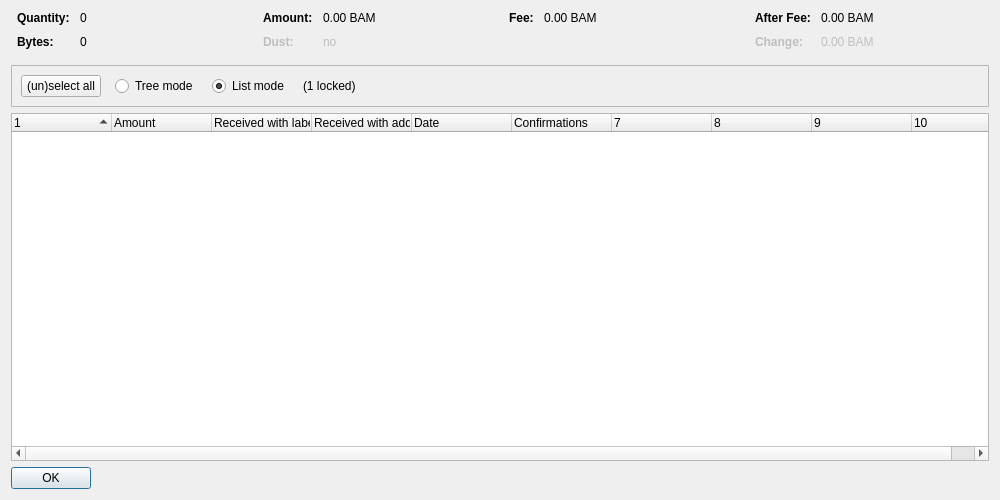
<?xml version="1.0" encoding="UTF-8"?>
<ui version="4.0">
 <class>CoinControlDialog</class>
 <widget class="QDialog" name="CoinControlDialog">
  <property name="geometry">
   <rect>
    <x>0</x>
    <y>0</y>
    <width>1000</width>
    <height>500</height>
   </rect>
  </property>
  <property name="windowTitle">
   <string>Coin Selection</string>
  </property>
  <layout class="QVBoxLayout" name="verticalLayout">
   <item>
    <layout class="QHBoxLayout" name="horizontalLayoutTop" stretch="0,0,0,0">
     <property name="topMargin">
      <number>0</number>
     </property>
     <property name="bottomMargin">
      <number>10</number>
     </property>
     <item>
      <layout class="QFormLayout" name="formLayoutCoinControl1">
       <property name="horizontalSpacing">
        <number>10</number>
       </property>
       <property name="verticalSpacing">
        <number>10</number>
       </property>
       <property name="leftMargin">
        <number>6</number>
       </property>
       <property name="rightMargin">
        <number>6</number>
       </property>
       <item row="0" column="0">
        <widget class="QLabel" name="labelCoinControlQuantityText">
         <property name="font">
          <font>
           <weight>75</weight>
           <bold>true</bold>
          </font>
         </property>
         <property name="text">
          <string>Quantity:</string>
         </property>
        </widget>
       </item>
       <item row="0" column="1">
        <widget class="QLabel" name="labelCoinControlQuantity">
         <property name="cursor">
          <cursorShape>IBeamCursor</cursorShape>
         </property>
         <property name="contextMenuPolicy">
          <enum>Qt::ActionsContextMenu</enum>
         </property>
         <property name="text">
          <string notr="true">0</string>
         </property>
         <property name="textInteractionFlags">
          <set>Qt::LinksAccessibleByMouse|Qt::TextSelectableByKeyboard|Qt::TextSelectableByMouse</set>
         </property>
        </widget>
       </item>
       <item row="1" column="0">
        <widget class="QLabel" name="labelCoinControlBytesText">
         <property name="font">
          <font>
           <weight>75</weight>
           <bold>true</bold>
          </font>
         </property>
         <property name="text">
          <string>Bytes:</string>
         </property>
        </widget>
       </item>
       <item row="1" column="1">
        <widget class="QLabel" name="labelCoinControlBytes">
         <property name="cursor">
          <cursorShape>IBeamCursor</cursorShape>
         </property>
         <property name="contextMenuPolicy">
          <enum>Qt::ActionsContextMenu</enum>
         </property>
         <property name="text">
          <string notr="true">0</string>
         </property>
         <property name="textInteractionFlags">
          <set>Qt::LinksAccessibleByMouse|Qt::TextSelectableByKeyboard|Qt::TextSelectableByMouse</set>
         </property>
        </widget>
       </item>
      </layout>
     </item>
     <item>
      <layout class="QFormLayout" name="formLayoutCoinControl2">
       <property name="horizontalSpacing">
        <number>10</number>
       </property>
       <property name="verticalSpacing">
        <number>10</number>
       </property>
       <property name="leftMargin">
        <number>6</number>
       </property>
       <property name="rightMargin">
        <number>6</number>
       </property>
       <item row="0" column="0">
        <widget class="QLabel" name="labelCoinControlAmountText">
         <property name="font">
          <font>
           <weight>75</weight>
           <bold>true</bold>
          </font>
         </property>
         <property name="text">
          <string>Amount:</string>
         </property>
        </widget>
       </item>
       <item row="0" column="1">
        <widget class="QLabel" name="labelCoinControlAmount">
         <property name="cursor">
          <cursorShape>IBeamCursor</cursorShape>
         </property>
         <property name="contextMenuPolicy">
          <enum>Qt::ActionsContextMenu</enum>
         </property>
         <property name="text">
          <string notr="true">0.00 BAM</string>
         </property>
         <property name="textInteractionFlags">
          <set>Qt::LinksAccessibleByMouse|Qt::TextSelectableByKeyboard|Qt::TextSelectableByMouse</set>
         </property>
        </widget>
       </item>
       <item row="1" column="0">
        <widget class="QLabel" name="labelCoinControlLowOutputText">
         <property name="enabled">
          <bool>false</bool>
         </property>
         <property name="font">
          <font>
           <weight>75</weight>
           <bold>true</bold>
          </font>
         </property>
         <property name="text">
          <string>Dust:</string>
         </property>
        </widget>
       </item>
       <item row="1" column="1">
        <widget class="QLabel" name="labelCoinControlLowOutput">
         <property name="enabled">
          <bool>false</bool>
         </property>
         <property name="cursor">
          <cursorShape>IBeamCursor</cursorShape>
         </property>
         <property name="contextMenuPolicy">
          <enum>Qt::ActionsContextMenu</enum>
         </property>
         <property name="text">
          <string notr="true">no</string>
         </property>
         <property name="textInteractionFlags">
          <set>Qt::LinksAccessibleByMouse|Qt::TextSelectableByKeyboard|Qt::TextSelectableByMouse</set>
         </property>
        </widget>
       </item>
      </layout>
     </item>
     <item>
      <layout class="QFormLayout" name="formLayoutCoinControl3">
       <property name="horizontalSpacing">
        <number>10</number>
       </property>
       <property name="verticalSpacing">
        <number>10</number>
       </property>
       <property name="leftMargin">
        <number>6</number>
       </property>
       <property name="rightMargin">
        <number>6</number>
       </property>
       <item row="0" column="0">
        <widget class="QLabel" name="labelCoinControlFeeText">
         <property name="font">
          <font>
           <weight>75</weight>
           <bold>true</bold>
          </font>
         </property>
         <property name="text">
          <string>Fee:</string>
         </property>
        </widget>
       </item>
       <item row="0" column="1">
        <widget class="QLabel" name="labelCoinControlFee">
         <property name="cursor">
          <cursorShape>IBeamCursor</cursorShape>
         </property>
         <property name="contextMenuPolicy">
          <enum>Qt::ActionsContextMenu</enum>
         </property>
         <property name="text">
          <string notr="true">0.00 BAM</string>
         </property>
         <property name="textInteractionFlags">
          <set>Qt::LinksAccessibleByMouse|Qt::TextSelectableByKeyboard|Qt::TextSelectableByMouse</set>
         </property>
        </widget>
       </item>
      </layout>
     </item>
     <item>
      <layout class="QFormLayout" name="formLayoutCoinControl4">
       <property name="horizontalSpacing">
        <number>10</number>
       </property>
       <property name="verticalSpacing">
        <number>10</number>
       </property>
       <property name="leftMargin">
        <number>6</number>
       </property>
       <property name="rightMargin">
        <number>6</number>
       </property>
       <item row="0" column="0">
        <widget class="QLabel" name="labelCoinControlAfterFeeText">
         <property name="font">
          <font>
           <weight>75</weight>
           <bold>true</bold>
          </font>
         </property>
         <property name="text">
          <string>After Fee:</string>
         </property>
        </widget>
       </item>
       <item row="0" column="1">
        <widget class="QLabel" name="labelCoinControlAfterFee">
         <property name="cursor">
          <cursorShape>IBeamCursor</cursorShape>
         </property>
         <property name="contextMenuPolicy">
          <enum>Qt::ActionsContextMenu</enum>
         </property>
         <property name="text">
          <string notr="true">0.00 BAM</string>
         </property>
         <property name="textInteractionFlags">
          <set>Qt::LinksAccessibleByMouse|Qt::TextSelectableByKeyboard|Qt::TextSelectableByMouse</set>
         </property>
        </widget>
       </item>
       <item row="1" column="0">
        <widget class="QLabel" name="labelCoinControlChangeText">
         <property name="enabled">
          <bool>false</bool>
         </property>
         <property name="font">
          <font>
           <weight>75</weight>
           <bold>true</bold>
          </font>
         </property>
         <property name="text">
          <string>Change:</string>
         </property>
        </widget>
       </item>
       <item row="1" column="1">
        <widget class="QLabel" name="labelCoinControlChange">
         <property name="enabled">
          <bool>false</bool>
         </property>
         <property name="cursor">
          <cursorShape>IBeamCursor</cursorShape>
         </property>
         <property name="contextMenuPolicy">
          <enum>Qt::ActionsContextMenu</enum>
         </property>
         <property name="text">
          <string notr="true">0.00 BAM</string>
         </property>
         <property name="textInteractionFlags">
          <set>Qt::LinksAccessibleByMouse|Qt::TextSelectableByKeyboard|Qt::TextSelectableByMouse</set>
         </property>
        </widget>
       </item>
      </layout>
     </item>
    </layout>
   </item>
   <item>
    <widget class="QFrame" name="frame">
     <property name="minimumSize">
      <size>
       <width>0</width>
       <height>40</height>
      </size>
     </property>
     <property name="frameShape">
      <enum>QFrame::StyledPanel</enum>
     </property>
     <property name="frameShadow">
      <enum>QFrame::Sunken</enum>
     </property>
     <layout class="QHBoxLayout" name="horizontalLayout">
      <item>
       <layout class="QHBoxLayout" name="horizontalLayoutPanel" stretch="0,0,0,0,0">
        <property name="spacing">
         <number>14</number>
        </property>
        <item>
         <widget class="QPushButton" name="pushButtonSelectAll">
          <property name="sizePolicy">
           <sizepolicy hsizetype="Maximum" vsizetype="Fixed">
            <horstretch>0</horstretch>
            <verstretch>0</verstretch>
           </sizepolicy>
          </property>
          <property name="text">
           <string>(un)select all</string>
          </property>
          <property name="autoDefault">
           <bool>false</bool>
          </property>
         </widget>
        </item>
        <item>
         <widget class="QRadioButton" name="radioTreeMode">
          <property name="sizePolicy">
           <sizepolicy hsizetype="Maximum" vsizetype="Fixed">
            <horstretch>0</horstretch>
            <verstretch>0</verstretch>
           </sizepolicy>
          </property>
          <property name="text">
           <string>Tree mode</string>
          </property>
         </widget>
        </item>
        <item>
         <widget class="QRadioButton" name="radioListMode">
          <property name="sizePolicy">
           <sizepolicy hsizetype="Maximum" vsizetype="Fixed">
            <horstretch>0</horstretch>
            <verstretch>0</verstretch>
           </sizepolicy>
          </property>
          <property name="text">
           <string>List mode</string>
          </property>
          <property name="checked">
           <bool>true</bool>
          </property>
         </widget>
        </item>
        <item>
         <widget class="QLabel" name="labelLocked">
          <property name="text">
           <string notr="true">(1 locked)</string>
          </property>
         </widget>
        </item>
        <item>
         <spacer name="horizontalSpacer">
          <property name="orientation">
           <enum>Qt::Horizontal</enum>
          </property>
          <property name="sizeHint" stdset="0">
           <size>
            <width>40</width>
            <height>20</height>
           </size>
          </property>
         </spacer>
        </item>
       </layout>
      </item>
     </layout>
    </widget>
   </item>
   <item>
    <widget class="CoinControlTreeWidget" name="treeWidget">
     <property name="contextMenuPolicy">
      <enum>Qt::CustomContextMenu</enum>
     </property>
     <property name="sortingEnabled">
      <bool>false</bool>
     </property>
     <property name="columnCount">
      <number>10</number>
     </property>
     <attribute name="headerShowSortIndicator" stdset="0">
      <bool>true</bool>
     </attribute>
     <attribute name="headerStretchLastSection">
      <bool>false</bool>
     </attribute>
     <column>
      <property name="text">
       <string/>
      </property>
     </column>
     <column>
      <property name="text">
       <string>Amount</string>
      </property>
     </column>
     <column>
      <property name="text">
       <string>Received with label</string>
      </property>
     </column>
     <column>
      <property name="text">
       <string>Received with address</string>
      </property>
     </column>
     <column>
      <property name="text">
       <string>Date</string>
      </property>
     </column>
     <column>
      <property name="text">
       <string>Confirmations</string>
      </property>
      <property name="toolTip">
       <string>Confirmed</string>
      </property>
     </column>
     <column>
      <property name="text">
       <string/>
      </property>
     </column>
     <column>
      <property name="text">
       <string/>
      </property>
     </column>
     <column>
      <property name="text">
       <string/>
      </property>
     </column>
     <column>
      <property name="text">
       <string/>
      </property>
     </column>
    </widget>
   </item>
   <item>
    <widget class="QDialogButtonBox" name="buttonBox">
     <property name="sizePolicy">
      <sizepolicy hsizetype="Maximum" vsizetype="Fixed">
       <horstretch>0</horstretch>
       <verstretch>0</verstretch>
      </sizepolicy>
     </property>
     <property name="orientation">
      <enum>Qt::Horizontal</enum>
     </property>
     <property name="standardButtons">
      <set>QDialogButtonBox::Ok</set>
     </property>
    </widget>
   </item>
  </layout>
 </widget>
 <customwidgets>
  <customwidget>
   <class>CoinControlTreeWidget</class>
   <extends>QTreeWidget</extends>
   <header>coincontroltreewidget.h</header>
  </customwidget>
 </customwidgets>
 <resources/>
 <connections/>
</ui>
